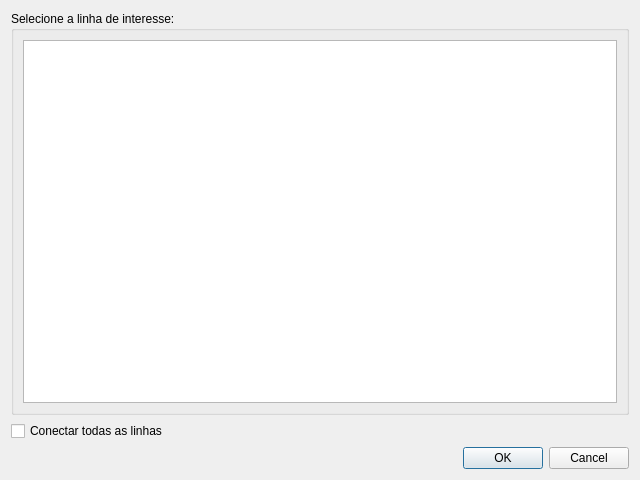
<?xml version="1.0" encoding="UTF-8"?>
<ui version="4.0">
 <class>Dialog</class>
 <widget class="QDialog" name="Dialog">
  <property name="geometry">
   <rect>
    <x>0</x>
    <y>0</y>
    <width>640</width>
    <height>480</height>
   </rect>
  </property>
  <property name="windowTitle">
   <string>Selecionar Linha</string>
  </property>
  <layout class="QGridLayout" name="gridLayout">
   <item row="5" column="0">
    <widget class="QDialogButtonBox" name="buttonBox">
     <property name="orientation">
      <enum>Qt::Horizontal</enum>
     </property>
     <property name="standardButtons">
      <set>QDialogButtonBox::Cancel|QDialogButtonBox::Ok</set>
     </property>
    </widget>
   </item>
   <item row="2" column="0">
    <widget class="QGroupBox" name="groupBox">
     <property name="title">
      <string>Selecione a linha de interesse:</string>
     </property>
     <layout class="QGridLayout" name="gridLayout_2">
      <item row="1" column="0">
       <widget class="QTableWidget" name="tableWidget"/>
      </item>
     </layout>
    </widget>
   </item>
   <item row="4" column="0">
    <widget class="QCheckBox" name="checkBox">
     <property name="text">
      <string>Conectar todas as linhas</string>
     </property>
     <property name="checked">
      <bool>false</bool>
     </property>
    </widget>
   </item>
  </layout>
 </widget>
 <resources/>
 <connections>
  <connection>
   <sender>buttonBox</sender>
   <signal>accepted()</signal>
   <receiver>Dialog</receiver>
   <slot>accept()</slot>
   <hints>
    <hint type="sourcelabel">
     <x>244</x>
     <y>435</y>
    </hint>
    <hint type="destinationlabel">
     <x>157</x>
     <y>274</y>
    </hint>
   </hints>
  </connection>
  <connection>
   <sender>buttonBox</sender>
   <signal>rejected()</signal>
   <receiver>Dialog</receiver>
   <slot>reject()</slot>
   <hints>
    <hint type="sourcelabel">
     <x>312</x>
     <y>435</y>
    </hint>
    <hint type="destinationlabel">
     <x>286</x>
     <y>274</y>
    </hint>
   </hints>
  </connection>
 </connections>
</ui>
